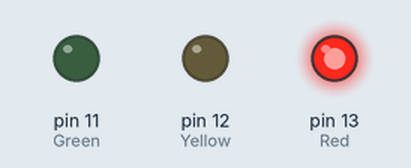
Simulated run of this sketch. Board: Arduino Uno, built with avr-gcc and run on an emulated ATmega328P. On the bench: output pins drawn as LEDs (lit = HIGH).

Above: at 10.0 s.
At 22.5 s:
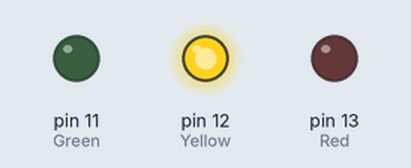
At 32.5 s:
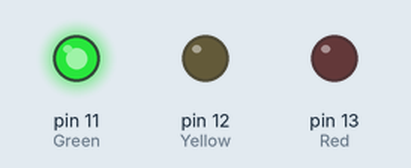
At 42.5 s:
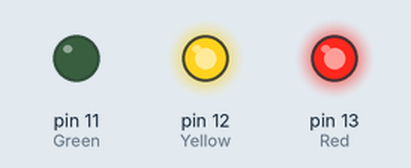
Timing chart, 0 to 58.5 s (numbered marks = the images above):
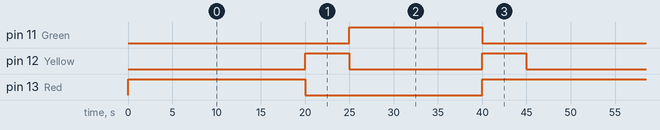

The sketch:

Traffict_light.ino
```cpp
#define redLight 0
#define yellowLight 1
#define greenLight 2
#define redYellowLight 3

int Red = 13;
int Yellow = 12;
int Green = 11;

int state = 0;


void setup()
{
  pinMode(Red, OUTPUT);
  pinMode(Green, OUTPUT);
  pinMode(Yellow, OUTPUT);
 ;
}

void loop()
{
  switch(state){
    case redLight:
    digitalWrite(Yellow,LOW);
    digitalWrite(Red, HIGH);
    delay(20000);
    state = yellowLight;
    break;

    case yellowLight:
    digitalWrite(Red, LOW);
    digitalWrite(Yellow, HIGH);
     delay(5000);
    state = greenLight;
    break;

    case greenLight:
    digitalWrite(Yellow, LOW);
    digitalWrite(Green, HIGH);
    delay(15000);
    state = redYellowLight;
    break;

    case redYellowLight:
    digitalWrite(Green, LOW);
    digitalWrite(Red, HIGH);
    digitalWrite(Yellow, HIGH);
    delay(5000);
    state = redLight;
    break;

  }
}
```

Measured:
- by itself, pin 11 (Green): alternates HIGH for 15.0 s and LOW for 30.0 s
- by itself, pin 12 (Yellow): repeats every 45.0 s: LOW 15.0 s, HIGH 5.0 s, LOW 20.0 s, HIGH 5.0 s
- by itself, pin 13 (Red): repeats every 45.0 s: LOW 20.0 s, HIGH 25.0 s
